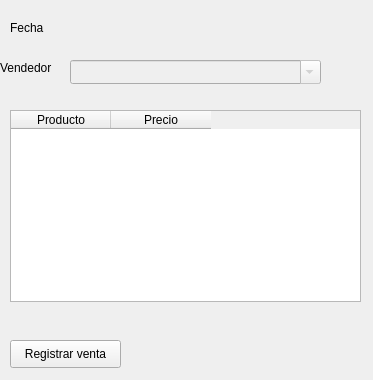
<?xml version="1.0" encoding="UTF-8"?>
<ui version="4.0">
 <class>Form</class>
 <widget class="QWidget" name="Form">
  <property name="geometry">
   <rect>
    <x>0</x>
    <y>0</y>
    <width>373</width>
    <height>380</height>
   </rect>
  </property>
  <property name="windowTitle">
   <string>Alta de venta</string>
  </property>
  <widget class="QLabel" name="label_2">
   <property name="geometry">
    <rect>
     <x>10</x>
     <y>20</y>
     <width>58</width>
     <height>16</height>
    </rect>
   </property>
   <property name="text">
    <string>Fecha</string>
   </property>
  </widget>
  <widget class="QLabel" name="lblfecha">
   <property name="geometry">
    <rect>
     <x>50</x>
     <y>20</y>
     <width>281</width>
     <height>31</height>
    </rect>
   </property>
   <property name="text">
    <string/>
   </property>
  </widget>
  <widget class="QPushButton" name="pushButton">
   <property name="geometry">
    <rect>
     <x>10</x>
     <y>340</y>
     <width>111</width>
     <height>28</height>
    </rect>
   </property>
   <property name="text">
    <string>Registrar venta</string>
   </property>
  </widget>
  <widget class="QComboBox" name="comboBox_2">
   <property name="enabled">
    <bool>false</bool>
   </property>
   <property name="geometry">
    <rect>
     <x>70</x>
     <y>60</y>
     <width>251</width>
     <height>24</height>
    </rect>
   </property>
   <property name="editable">
    <bool>true</bool>
   </property>
  </widget>
  <widget class="QLabel" name="label_5">
   <property name="geometry">
    <rect>
     <x>0</x>
     <y>60</y>
     <width>58</width>
     <height>16</height>
    </rect>
   </property>
   <property name="text">
    <string>Vendedor</string>
   </property>
  </widget>
  <widget class="QTableWidget" name="tbproductos">
   <property name="geometry">
    <rect>
     <x>10</x>
     <y>110</y>
     <width>351</width>
     <height>192</height>
    </rect>
   </property>
   <property name="selectionMode">
    <enum>QAbstractItemView::SingleSelection</enum>
   </property>
   <property name="selectionBehavior">
    <enum>QAbstractItemView::SelectRows</enum>
   </property>
   <property name="sortingEnabled">
    <bool>true</bool>
   </property>
   <column>
    <property name="text">
     <string>Producto</string>
    </property>
   </column>
   <column>
    <property name="text">
     <string>Precio</string>
    </property>
   </column>
  </widget>
 </widget>
 <resources/>
 <connections/>
</ui>
